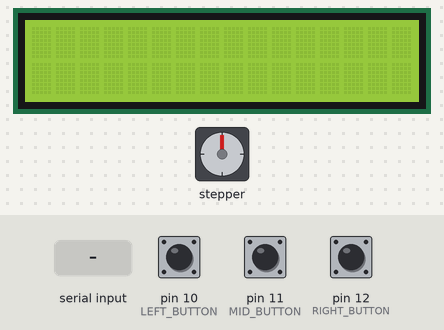
Bench run of a sketch on a simulated Arduino Uno, built with avr-gcc and run on an emulated ATmega328P. Parts: 16×2 character LCD, stepper motor. The test bench sets the inputs (shaded band); at power-on: pin 10 (LEFT_BUTTON) HIGH, pin 11 (MID_BUTTON) HIGH, pin 12 (RIGHT_BUTTON) HIGH. Stepper angles assume 4096 steps per turn; what the sketch prints to the serial monitor is not drawn.

Above: at 3.1 s.
3.2 s: "r\n" received over Serial
At 4.5 s:
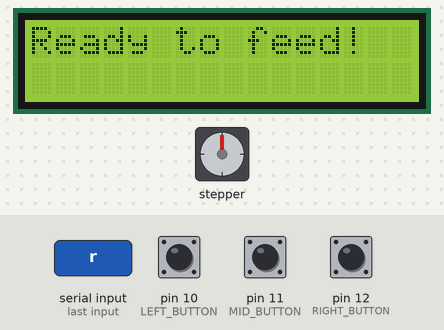
5.5 s: pin 10 (LEFT_BUTTON) pulled LOW for 0.15 s
At 7.8 s:
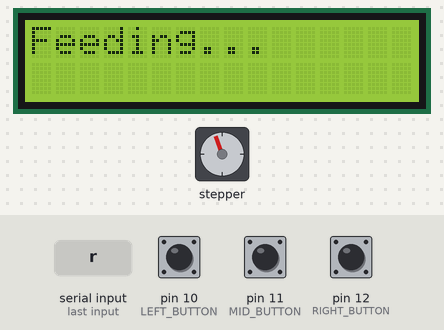
10.6 s: byte 102 ('f') received over Serial
13.6 s: pin 11 (MID_BUTTON) pulled LOW for 3.2 s
At 14.92 s:
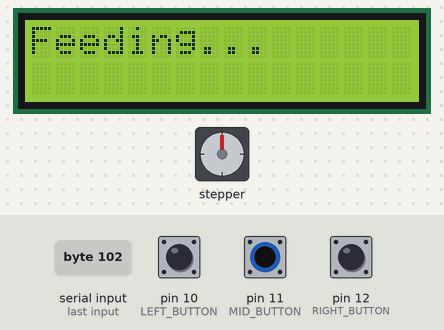
At 15.35 s:
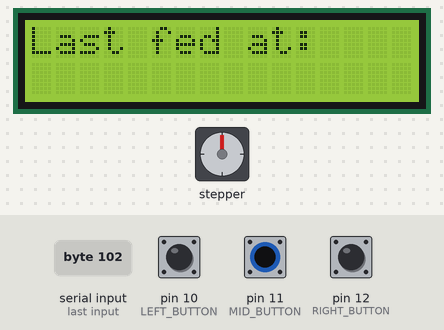
21.3 s: byte 102 ('f') received over Serial
24.3 s: pin 12 (RIGHT_BUTTON) pulled LOW for 1 s
Timing chart, 0 to 29.3 s (numbered marks = the images above; inputs shaded):
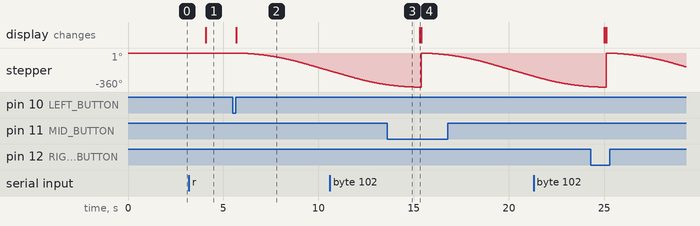

Measured:
- after the input at 3.2 s, the display: changes after 0.88 s (image 1)
- after the input at 5.5 s, stepper: keeps turning counter-clockwise at about 39°/s, starting after 0.19 s; the display: changes after 0.19 s (image 2)
- after the input at 13.6 s, the display: changes after 1.7 s (image 4)

The sketch:

fishFeeder.ino
```cpp
/**
   Automated Fish Feeder

   Feeds fish using an auger style fish feeder.
   28BYJ-48 stepper motor controlled using a ULN003 driver on pins 6,7,8,9.
   LCD display on pins 2,3,4,5,11,12 displays the last feed times as well as the feeder status.

   Created 10/21/17
   By Tyler Shea
*/


#include <AccelStepper.h>
#include <Wire.h>
#include <LCD.h>
#include <LiquidCrystal_I2C.h>
#define HALFSTEP 8

// Motor pin definitions
#define motorPin1  6     // IN1
#define motorPin2  7     // IN2
#define motorPin3  8     // IN3
#define motorPin4  9     // IN4

//Initialize the stepper motor
AccelStepper stepper1(HALFSTEP, motorPin1, motorPin3, motorPin2, motorPin4);

//Initialize the LCD
LiquidCrystal_I2C lcd(0x3F,2,1,0,4,5,6,7);

//Define the buttons
const int LEFT_BUTTON = 10;
const int MID_BUTTON = 11;
const int RIGHT_BUTTON = 12;

//Define the rotation settings
const int TWO_TURN = -8192;
const int ONE_TURN = -4096;
const int HALF_TURN = -2048;
const int QUARTER_TURN = -1024;

int rotations = ONE_TURN;

// Setup the menu
// 0(feed), 1(rotations)
int menu = 0;

//Used for turning the display off and on
bool isDisplayOn = true;

//Holds the time of last feed cycle in format "MM/DD/YYYY HH:MM"
String lastFeedTime = "";

void setup()
{
  //Set the motor params
  stepper1.setMaxSpeed(700.0);
  stepper1.setAcceleration(200.0);

  //Set the dimensions of the LCD
  lcd.setBacklightPin(3,POSITIVE);
  lcd.setBacklight(HIGH);
  lcd.begin(16,2);
  lcd.clear();
  lcd.home();

  //Set the button input
  pinMode(LEFT_BUTTON, INPUT_PULLUP);
  pinMode(MID_BUTTON, INPUT_PULLUP);
  pinMode(RIGHT_BUTTON, INPUT_PULLUP);

  //Set up the serial connection
  Serial.begin(9600);

  //Handshake to establish serial connection
  while (1)
  {
	delay(1000);
	Serial.print('r');
	delay(1000);
    if (Serial.available() > 0)
    {
      if (Serial.read() == 'r')
      {
        break;
      }
    }
  }

  //Setup Confirmation
  lcd.print("Ready to feed!");
}

void loop()
{
  // Cycle through the menus
  if (digitalRead(RIGHT_BUTTON) == LOW)
  {
    delay(50);
    if (digitalRead(RIGHT_BUTTON) == HIGH)
    {
      if (menu < 1) menu++;
      else menu = 0;
      printMenu(menu, lastFeedTime, rotations);
    }
  }

  // Feed the fish
  if (digitalRead(LEFT_BUTTON) == LOW && menu == 0)
  {
    delay(50);
    if (digitalRead(LEFT_BUTTON) == HIGH)
    {
    lastFeedTime = feed(rotations);
    }
  }

  // Switch the display on and off
  if (digitalRead(MID_BUTTON) == LOW)
  {
    delay(50);
    if (digitalRead(MID_BUTTON) == HIGH)
    {
      isDisplayOn = displayToggle(lastFeedTime, rotations, isDisplayOn, menu);
    }
  }

  // Choose between different feed amounts
  if (digitalRead(LEFT_BUTTON) == LOW && menu == 1)
  {
    delay(50);
    if (digitalRead(LEFT_BUTTON) == HIGH)
    {
      switch(rotations)
      {
        case TWO_TURN:
          rotations = QUARTER_TURN;
          break;
        case ONE_TURN:
          rotations = TWO_TURN;
          break;
        case HALF_TURN:
          rotations = ONE_TURN;
          break;
        case QUARTER_TURN:
          rotations = HALF_TURN;
          break;
      }
      printMenu(menu, lastFeedTime, rotations);
    }
  }

  //Also feed if pi triggers
  if (Serial.available() > 0)
  {
    char data = Serial.read();

    //f requests a feed cycle
    if (data == 'f')
    {
      lastFeedTime = feed(rotations);
    }

    //d precedes a date string
    if (data == 'd')
    {
      lastFeedTime = Serial.readString();
    }

  }
}

/**
   This operates the fish feeder
   Turns the stepper motor for 1 feeding cycle
   Returns the time at which it fed
*/
String feed(int rotations)
{
  //Retrieve the feed time from the pi
  String lastFeedTime = getTime();

  lcd.clear();

  //Set the desired stopping point for the feeding cycle.
  //TODO: Determine the length of the feeding cycle.
  stepper1.moveTo(rotations);

  //Runs the feeding cycle
  lcd.print("Feeding...");
  while (stepper1.distanceToGo() != 0)
  {
    stepper1.run();
  }

  //Reset the stepper home for next feeding cycle
  lcd.clear();
  stepper1.setCurrentPosition(0);

  //Print the time of feeding to the lcd
  lcd.print("Last fed at:");
  lcd.setCursor(0, 1);
  lcd.print(lastFeedTime);

  return lastFeedTime;
}

/**
   This toggles the display on and off
*/
bool displayToggle(String lastFeedTime, int rotations, bool isDisplayOn, int menu)
{
  //Turn the display off if it is on
  if (isDisplayOn)
  {
    lcd.noDisplay();
    lcd.setBacklight(LOW);
    isDisplayOn = false;

    return isDisplayOn;
  }
  //Otherwise turn the display on and display the menu
  else
  {
    lcd.display();
    lcd.clear();
    isDisplayOn = true;
    printMenu(menu, lastFeedTime, rotations);
    lcd.setBacklight(HIGH);
    return isDisplayOn;
  }
}

/**
 * Retrieves the datetime string from the pi
 */
String getTime()
{
  String feedTime = "";

  //char d used to request the date
  Serial.write('d');
  delay(30);

  //Retrieve the date
  //Date is terminated by a newline
  while (Serial.available() > 0)
  {
        if (Serial.peek() == 't')
		{
			Serial.read();
			feedTime = Serial.readStringUntil('\n');
		}
		else feedTime = "Invalid Signal!";
  }

  return feedTime;
}

/**
 * Prints the current menu
 */
void printMenu(int menu, String lastFeedTime, int rotations)
{
  lcd.clear();
  // Feed menu
  if (menu == 0)
  {
    //If the device was just turned on there will be no last feed time
    if (lastFeedTime.equals(""))
    {
      lcd.print("Not fed yet!");
    }
    else
    {
      lcd.print("Last fed at:");
      lcd.setCursor(0,1);
      lcd.print(lastFeedTime);
    }
  }
  // Rotations menu
  else if (menu == 1)
  {
    lcd.print("Feed Amount:");
    lcd.setCursor(0,1);
    switch(rotations)
    {
      case TWO_TURN:
        lcd.print("Two Turns");
        break;
      case ONE_TURN:
        lcd.print("One turn");
        break;
      case HALF_TURN:
        lcd.print("Half turn");
        break;
      case QUARTER_TURN:
        lcd.print("Quarter turn");
        break;
    }
  }
}
```
